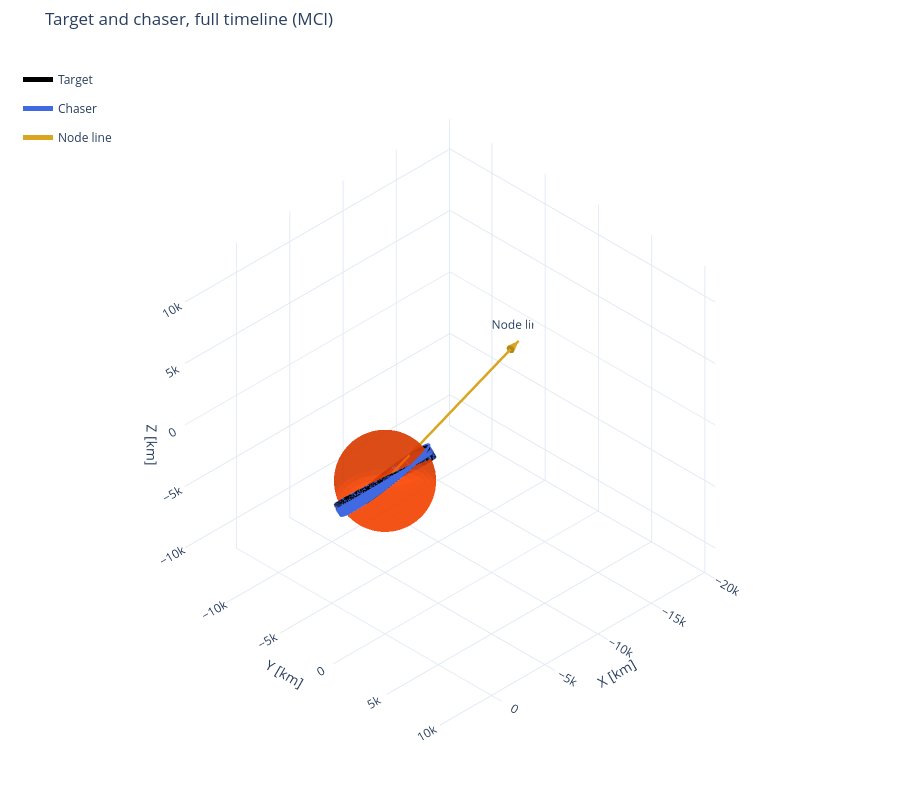

Notebook code cell kept with this figure:
### Markdown cell above
## Visualization

### Code cell
vectors = [
    {
        "direction": n_hat,
        "length": 20000,
        "name": "Node line",
        "color": "goldenrod",
        "label": True,
    },
]

fig = plot_3d(
    [rv_t_tl[:, 0:3] * M_TO_KM, rv_c_tl[:, 0:3] * M_TO_KM],
    [ts_tl, ts_tl],
    labels=["Target", "Chaser"],
    trace_colors=["black", "royalblue"],
    bodies={"name": "Mars", "radius": R_MARS * M_TO_KM, "color": "orangered"},
    title="Target and chaser, full timeline (MCI)",
    vectors=vectors,
    units="km",
)

### Figure 1 — Plotly figure (JSON) as saved in the notebook; plotly's stock layout.template omitted (floating-point values rounded to 4 significant figures; data arrays with more than 128 entries replaced by an {"elided": "..."} marker saying what was removed)
{"data": [{"colorscale": [[0, "orangered"], [1, "orangered"]], "hoverinfo": "skip", "name": "Mars", "opacity": 0.7, "showlegend": false, "showscale": false, "type": "surface", "x": {"elided": "60x30 float values"}, "y": {"elided": "60x30 float values"}, "z": {"elided": "60x30 float values"}}, {"legendgroup": "Target", "line": {"color": "black", "width": 5}, "mode": "lines", "name": "Target", "type": "scatter3d", "x": {"elided": "25975 float values"}, "y": {"elided": "25975 float values"}, "z": {"elided": "25975 float values"}}, {"legendgroup": "Target", "marker": {"color": "black", "size": 6}, "mode": "markers", "name": "Target End", "showlegend": false, "type": "scatter3d", "x": [-2064.0], "y": [-2029.0], "z": [-2279.0]}, {"legendgroup": "Chaser", "line": {"color": "royalblue", "width": 5}, "mode": "lines", "name": "Chaser", "type": "scatter3d", "x": {"elided": "25975 float values"}, "y": {"elided": "25975 float values"}, "z": {"elided": "25975 float values"}}, {"legendgroup": "Chaser", "marker": {"color": "royalblue", "size": 6}, "mode": "markers", "name": "Chaser End", "showlegend": false, "type": "scatter3d", "x": [-2056.0], "y": [-2034.0], "z": [-2282.0]}, {"legendgroup": "vector-5", "line": {"color": "goldenrod", "width": 5}, "mode": "lines+text", "name": "Node line", "text": ["", "Node line"], "textposition": "top center", "type": "scatter3d", "x": [0, -18920.0], "y": [0, -6373.0], "z": [0, -1261.0]}, {"anchor": "tip", "colorscale": [[0, "goldenrod"], [1, "goldenrod"]], "hoverinfo": "skip", "legendgroup": "vector-5", "name": "Node line arrowhead", "showlegend": false, "showscale": false, "sizemode": "absolute", "sizeref": 1200, "type": "cone", "u": [-0.9458], "v": [-0.3187], "w": [-0.06304], "x": [-18920.0], "y": [-6373.0], "z": [-1261.0]}], "layout": {"height": 800, "legend": {"bgcolor": "rgba(0,0,0,0)", "borderwidth": 0, "x": 0.02, "y": 0.98}, "margin": {"b": 0, "l": 0, "r": 0, "t": 50}, "scene": {"aspectmode": "cube", "camera": {"eye": {"x": 1.732, "y": 1.732, "z": 1.732}, "projection": {"type": "orthographic"}, "up": {"x": 0, "y": 0, "z": 1}}, "xaxis": {"range": [-20050.0, 4862.0], "title": {"text": "X [km]"}}, "yaxis": {"range": [-13950.0, 10960.0], "title": {"text": "Y [km]"}}, "zaxis": {"range": [-12450.0, 12450.0], "title": {"text": "Z [km]"}}}, "title": {"text": "Target and chaser, full timeline (MCI)"}}}
